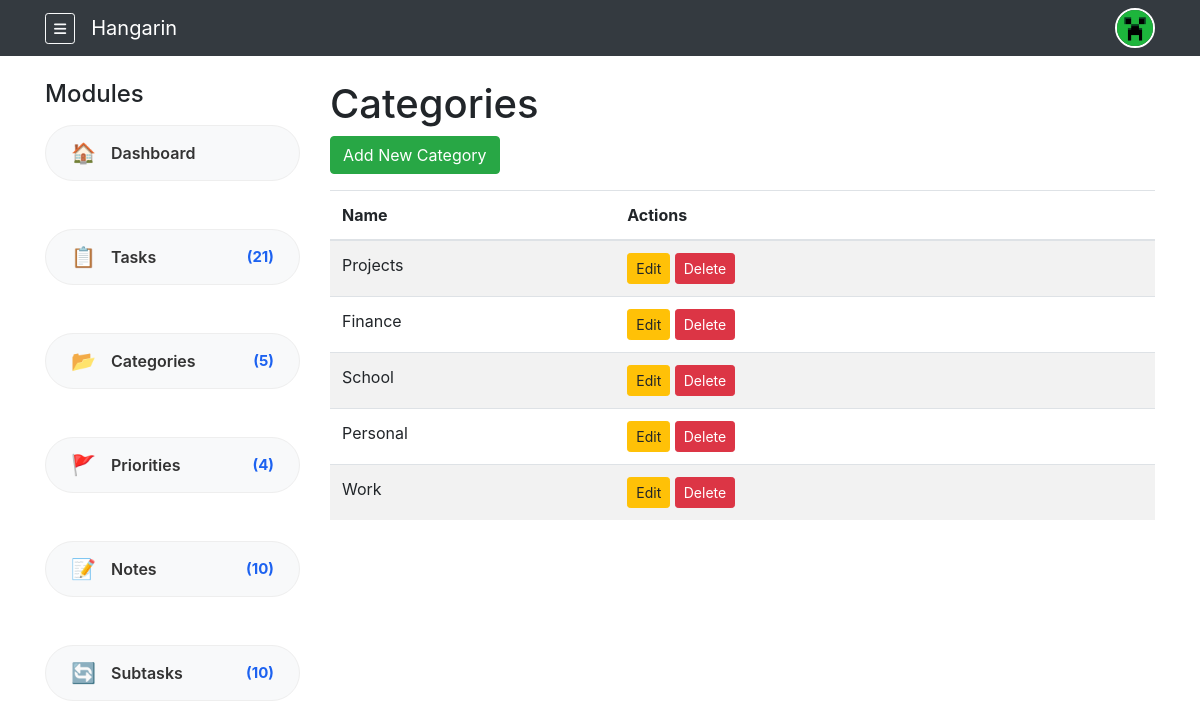
The page /categories/ (signed in) on the database its author committed.
### tasks/models.py (models this page shows, shortened)
class Category(models.Model):
    owner = models.ForeignKey(User, on_delete=models.CASCADE, related_name="categories", null=True, blank=True)
    name = models.CharField(max_length=100)
    class Meta:
        verbose_name = "Category"
        verbose_name_plural = "Categories"

### tasks/views.py (the view)
# urls.py: path('categories/', views.CategoryListView.as_view(), name='category_list'),
@method_decorator(never_cache, name='dispatch')
class CategoryListView(LoginRequiredMixin, ListView):
    model = Category
    template_name = 'category/category_list.html'
    context_object_name = 'categories'
    paginate_by = 10
    def get_queryset(self):
        return Category.objects.filter(owner=self.request.user).order_by('-id')

### tasks/context_processors.py (called while the page is built)
def sidebar_counts(request):
    if not request.user.is_authenticated:
        return {}
    u = request.user
    return {
        'count_tasks':      Task.objects.filter(owner=u).count(),
        'count_categories': Category.objects.filter(owner=u).count(),
        'count_priorities': Priority.objects.filter(owner=u).count(),
        'count_notes':      Note.objects.filter(task__owner=u).count(),
        'count_subtasks':   SubTask.objects.filter(parent_task__owner=u).count(),
    }

### templates/category/category_list.html (shortened to what this page needs)
{% extends 'base.html' %}
{% block content %}
<h1>Categories</h1>
<a href="{% url 'tasks:category_create' %}" class="btn btn-success mb-3">Add New Category</a>
<table class="table table-striped">
    <thead>
        <tr>
            <th>Name</th>
            <th>Actions</th>
        </tr>
    </thead>
    <tbody>
        {% for category in categories %}
        <tr>
            <td>{{ category.name }}</td>
            <td>
                <a href="{% url 'tasks:category_update' category.pk %}" class="btn btn-sm btn-warning">Edit</a>
                <a href="{% url 'tasks:category_delete' category.pk %}" class="btn btn-sm btn-danger">Delete</a>
            </td>
        </tr>
        {% empty %}
        <tr><td colspan="2">No categories yet.</td></tr>
        {% endfor %}
    </tbody>
</table>
{% endblock %}

### tasks/static/css/custom.css (style rules this page uses)
.table td:last-child, .table th:last-child { min-width: 170px; }

### rows shown on the page
Category: name "Projects"
Category: name "Finance"
Category: name "School"
Category: name "Personal"
Category: name "Work"

### other values the page prints
{{ count_tasks }} "21"
{{ count_categories }} "5"
{{ count_priorities }} "4"
{{ count_notes }} "10"
{{ count_subtasks }} "10"
